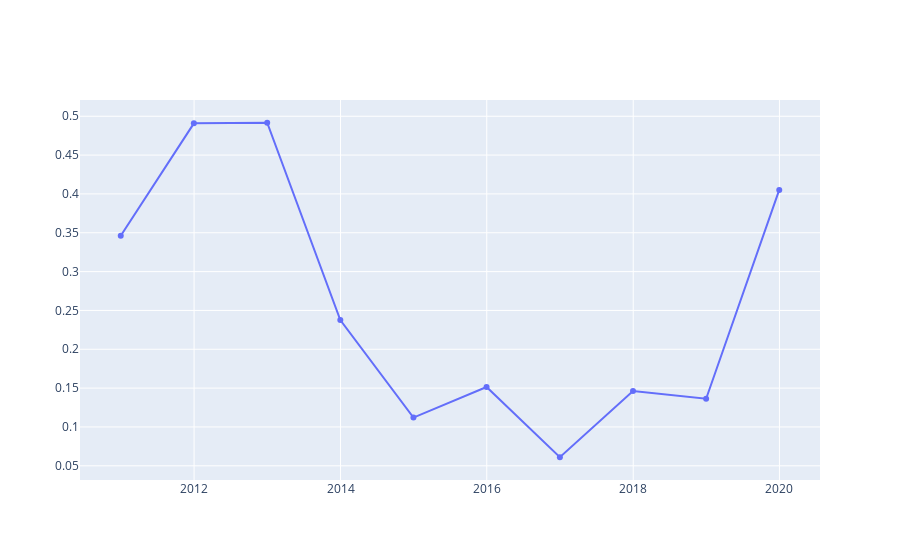

The cell this chart's notebook holds for it:
### Markdown cell above
## 货币资金的比率

### Code cell
balancesheet['money_cap_ratio'] = balancesheet['money_cap']/balancesheet['total_assets']
fig = go.Figure()
fig.add_trace(go.Scatter(x=balancesheet.end_date, y=balancesheet.money_cap_ratio))
fig.show()

### Figure 1 — Plotly figure (JSON) as saved in the notebook; plotly's stock layout.template omitted (floating-point values rounded to 4 significant figures)
{"data": [{"type": "scatter", "x": ["2010-12-31", "2011-12-31", "2012-12-31", "2013-12-31", "2014-12-31", "2015-12-31", "2016-12-31", "2017-12-31", "2018-12-31", "2019-12-31"], "y": [0.3462, 0.4908, 0.4916, 0.2376, 0.112, 0.1514, 0.061, 0.1462, 0.1364, 0.4051]}], "layout": {"autosize": true, "xaxis": {"autorange": true, "range": ["2010-06-18 20:24:31.2442", "2020-07-13 03:35:28.7558"], "type": "date"}, "yaxis": {"autorange": true, "range": [0.02946, 0.5232], "type": "linear"}}}
